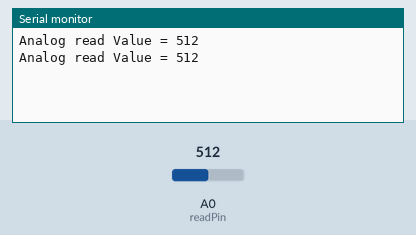
This sketch was run on a simulated Arduino Nano, built with avr-gcc and run on an emulated ATmega328P. On the bench: the last lines printed to the serial monitor. The test bench sets the inputs (shaded band); at power-on: A0 (readPin) = 512.

Above: at 1.8 s.
1.9 s: A0 (readPin) set to 716
At 2.8 s:
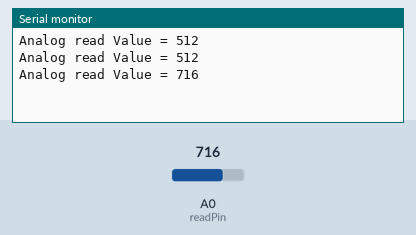
3.4 s: A0 (readPin) set to 900
At 4.3 s:
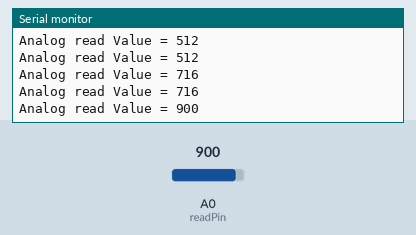
Timing chart, 0 to 6.4 s (numbered marks = the images above; inputs shaded):
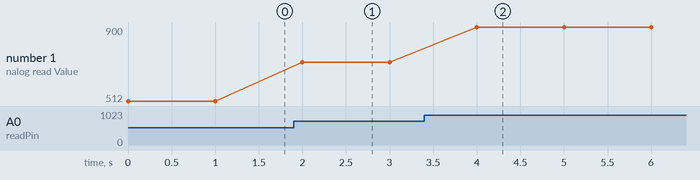

Measured:
- after the input at 1.9 s, the serial monitor: prints a new line after 0.10 s (image 1)
- after the input at 3.4 s, the serial monitor: prints a new line after 0.60 s (image 2)
- plotted number 1: 512 → 716 after the input at 1.9 s, 716 → 900 after the input at 3.4 s

The sketch:

gpio_Read02.ino
```cpp
/**************************************************************************
    Adruino : 1~13, A0~A7(A0=14, A1=15, A2=16, A3=17, A4=18, A5=19, A6=20,
              A7=21)
    STM32   : PA0~PA15(0~15), PB0~PB15(16~31), PC13~PC15(32~34)
    ESP8266 : D0~D10(D0=16, D1=5, D2=4, D3=0, D4=2, D5=14, D6=12, D7=13,
              D8=15), A0
**************************************************************************/
#define NANO        // NANO 보드인 경우 define
//#define BLUEPILL  // BLUEPILL 보드인 경우 define
//#define NODEMCU   // NODEMCU 보드인 경우 define

#ifdef NANO
#define readPin A0
#elif defined BLUEPILL
#define readPin PA0
#else
#define readPin A0
#endif

void setup()
{
    pinMode(readPin, INPUT);
    Serial.begin(115200);    // 시리얼 출력(115200) 사용
}

void loop()
{
    int readValue = analogRead(readPin);
    Serial.print("Analog read Value = "); Serial.print(readValue);
    Serial.println(""); // 다음 줄에 Printing
    delay(1000);        // 1초 지연
}
```
